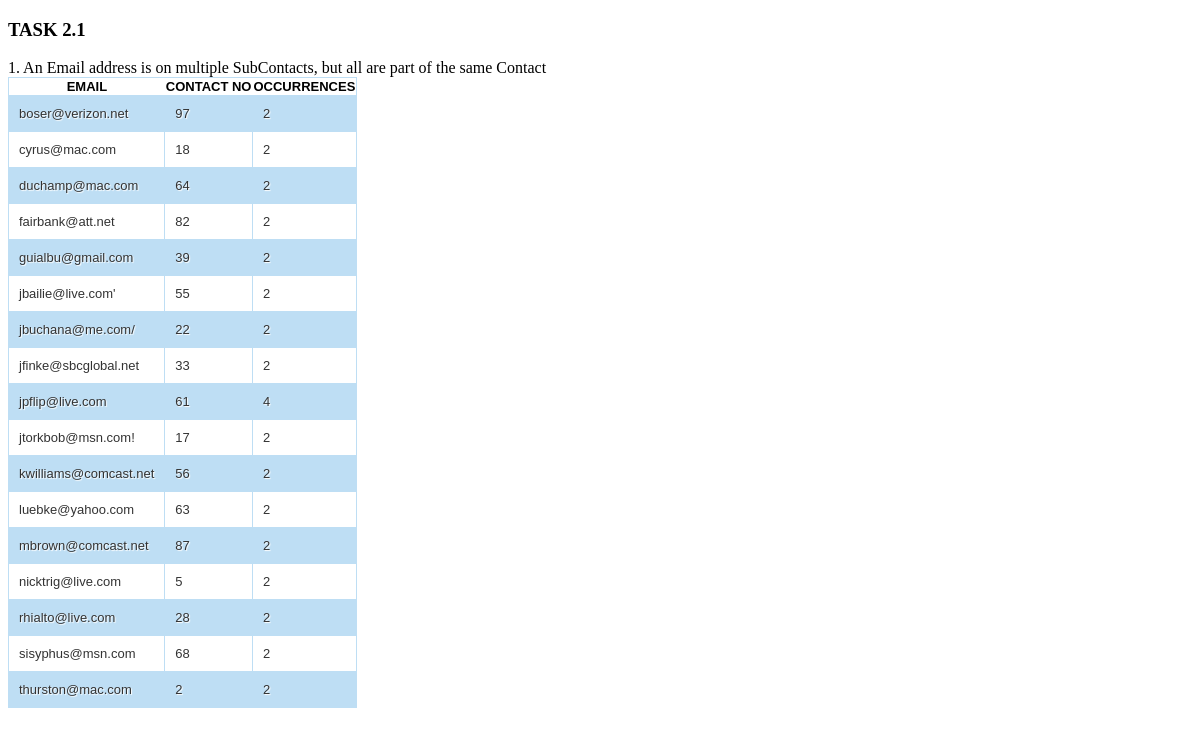
Page /task2_1.php on the committed database.
### tables this page shows
CREATE TABLE `subcontacts` (
  `ContactNo` int(11) NOT NULL,
  `Email` varchar(255) NOT NULL,
  `Default_email` int(1) NOT NULL,
  `id` int(11) NOT NULL
);

### task2_1.php (the view, shortened to what this page needs)
<!doctype html>
<html lang="en">
<head>
    <?php
include('db.php');
?>
</head>
<body>
<h3>TASK 2.1</h3>
1. An Email address is on multiple SubContacts, but all are part of the same Contact
<table>
    <thread>
        <th>EMAIL</th>
        <th>CONTACT NO</th>
        <th>OCCURRENCES</th>
    </thread>
    <?php
        foreach($db->query('SELECT subcontacts.id,subcontacts.Email, ContactNo, count(subcontacts.Email) as occurr FROM subcontacts GROUP by subcontacts.ContactNO HAVING COUNT(occurr) > 1 order by subcontacts.Email') as $row) {
              print "<tr>";
              print "<td>" . $row["Email"] . "</td>";
              print "<td>" . $row["ContactNo"] . "</td>";
              print "<td>" . $row["occurr"] . "</td>";
              print "</tr>";
        }
    ?>
</table>
</body>
</html>

### task2_1.php (style rules this page uses)
table { border: solid 1px #bedef4; border-collapse: collapse; border-spacing: 0; font: normal 13px Arial, sans-serif; }
table tbody td { border: solid 1px #bedef4; color: #333; padding: 10px; text-shadow: 1px 1px 1px #fff; }
tr:nth-child(even) { background: #bedef4; }
tr:nth-child(odd) { background: #FFF; }

### rows in the picture
subcontacts: Email "boser@verizon.net", ContactNo "97", occurr "2"
subcontacts: Email "cyrus@mac.com", ContactNo "18", occurr "2"
subcontacts: Email "duchamp@mac.com", ContactNo "64", occurr "2"
subcontacts: Email "fairbank@att.net", ContactNo "82", occurr "2"
subcontacts: Email "guialbu@gmail.com", ContactNo "39", occurr "2"
subcontacts: Email "jbailie@live.com'", ContactNo "55", occurr "2"
subcontacts: Email "jbuchana@me.com/", ContactNo "22", occurr "2"
subcontacts: Email "jfinke@sbcglobal.net", ContactNo "33", occurr "2"
subcontacts: Email "jpflip@live.com", ContactNo "61", occurr "4"
subcontacts: Email "jtorkbob@msn.com!", ContactNo "17", occurr "2"
subcontacts: Email "kwilliams@comcast.net", ContactNo "56", occurr "2"
subcontacts: Email "luebke@yahoo.com", ContactNo "63", occurr "2"
subcontacts: Email "mbrown@comcast.net", ContactNo "87", occurr "2"
subcontacts: Email "nicktrig@live.com", ContactNo "5", occurr "2"
subcontacts: Email "rhialto@live.com", ContactNo "28", occurr "2"
subcontacts: Email "sisyphus@msn.com", ContactNo "68", occurr "2"
subcontacts: Email "thurston@mac.com", ContactNo "2", occurr "2"
